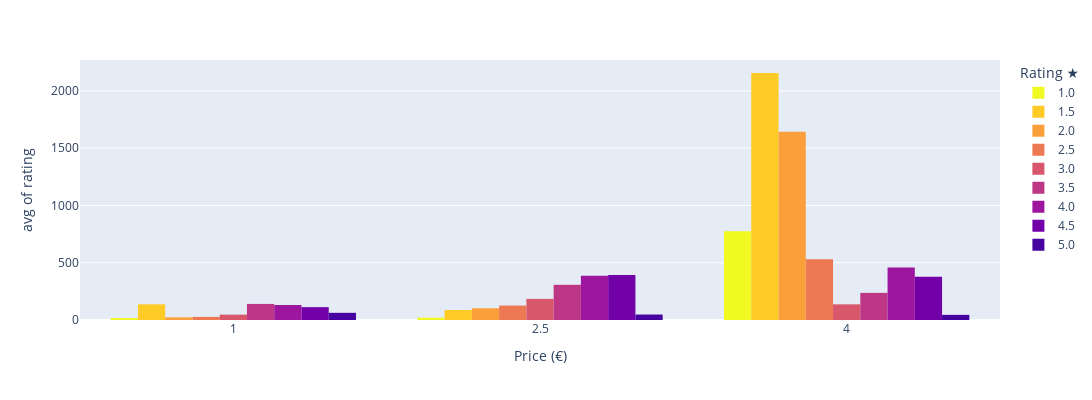

The code cell stored with this chart in its notebook:
### Code cell
ordered_ratings = df[['total_reviews','price','rating']].groupby(['price','rating']).mean().reset_index()
fig = px.histogram(
    ordered_ratings.sort_values("price", ascending=True),
    x = ordered_ratings.price,
    y = ordered_ratings.total_reviews,
    color=ordered_ratings.rating, 
    width=1200, 
    height=400,
    barmode='group',
    color_discrete_sequence = px.colors.sequential.Plasma_r,
    histfunc='avg',
    labels=dict(x="Price (&#8364;)", y="rating", color="Rating &#9733;"))
fig.update_xaxes(type='category')
fig.show()
fig.write_html("avg_rating_per_price.html")

# nei ristoranti più economici si recensisce quando si è generalmente più scontenti
# nei ristoranti di fascia media si recensisce maggiormente quando si è soddisfatti
# nei ristoranti costosi si scrive molto di più quando si è fortemente insoddisfatti

### Figure 1 — Plotly figure (JSON) as saved in the notebook; plotly's stock layout.template omitted (floating-point values rounded to 4 significant figures)
{"data": [{"alignmentgroup": "True", "bingroup": "x", "histfunc": "avg", "hovertemplate": "Rating &#9733;=1.0<br>Price (&#8364;)=%{x}<br>avg of rating=%{y}<extra></extra>", "legendgroup": "1.0", "marker": {"color": "#f0f921", "pattern": {"shape": ""}}, "name": "1.0", "offsetgroup": "1.0", "orientation": "v", "showlegend": true, "type": "histogram", "x": [1, 2.5, 4], "xaxis": "x", "y": [16.7, 19.96, 775.3], "yaxis": "y"}, {"alignmentgroup": "True", "bingroup": "x", "histfunc": "avg", "hovertemplate": "Rating &#9733;=1.5<br>Price (&#8364;)=%{x}<br>avg of rating=%{y}<extra></extra>", "legendgroup": "1.5", "marker": {"color": "#fdca26", "pattern": {"shape": ""}}, "name": "1.5", "offsetgroup": "1.5", "orientation": "v", "showlegend": true, "type": "histogram", "x": [1, 2.5, 4], "xaxis": "x", "y": [136.9, 87.2, 2156], "yaxis": "y"}, {"alignmentgroup": "True", "bingroup": "x", "histfunc": "avg", "hovertemplate": "Rating &#9733;=2.0<br>Price (&#8364;)=%{x}<br>avg of rating=%{y}<extra></extra>", "legendgroup": "2.0", "marker": {"color": "#fb9f3a", "pattern": {"shape": ""}}, "name": "2.0", "offsetgroup": "2.0", "orientation": "v", "showlegend": true, "type": "histogram", "x": [1, 2.5, 4], "xaxis": "x", "y": [23.08, 102.6, 1644], "yaxis": "y"}, {"alignmentgroup": "True", "bingroup": "x", "histfunc": "avg", "hovertemplate": "Rating &#9733;=2.5<br>Price (&#8364;)=%{x}<br>avg of rating=%{y}<extra></extra>", "legendgroup": "2.5", "marker": {"color": "#ed7953", "pattern": {"shape": ""}}, "name": "2.5", "offsetgroup": "2.5", "orientation": "v", "showlegend": true, "type": "histogram", "x": [1, 2.5, 4], "xaxis": "x", "y": [26.97, 125.9, 530.8], "yaxis": "y"}, {"alignmentgroup": "True", "bingroup": "x", "histfunc": "avg", "hovertemplate": "Rating &#9733;=3.0<br>Price (&#8364;)=%{x}<br>avg of rating=%{y}<extra></extra>", "legendgroup": "3.0", "marker": {"color": "#d8576b", "pattern": {"shape": ""}}, "name": "3.0", "offsetgroup": "3.0", "orientation": "v", "showlegend": true, "type": "histogram", "x": [1, 2.5, 4], "xaxis": "x", "y": [46.99, 184.6, 136.6], "yaxis": "y"}, {"alignmentgroup": "True", "bingroup": "x", "histfunc": "avg", "hovertemplate": "Rating &#9733;=3.5<br>Price (&#8364;)=%{x}<br>avg of rating=%{y}<extra></extra>", "legendgroup": "3.5", "marker": {"color": "#bd3786", "pattern": {"shape": ""}}, "name": "3.5", "offsetgroup": "3.5", "orientation": "v", "showlegend": true, "type": "histogram", "x": [1, 2.5, 4], "xaxis": "x", "y": [140.2, 307.2, 236.9], "yaxis": "y"}, {"alignmentgroup": "True", "bingroup": "x", "histfunc": "avg", "hovertemplate": "Rating &#9733;=4.0<br>Price (&#8364;)=%{x}<br>avg of rating=%{y}<extra></extra>", "legendgroup": "4.0", "marker": {"color": "#9c179e", "pattern": {"shape": ""}}, "name": "4.0", "offsetgroup": "4.0", "orientation": "v", "showlegend": true, "type": "histogram", "x": [1, 2.5, 4], "xaxis": "x", "y": [131.1, 385.7, 458.1], "yaxis": "y"}, {"alignmentgroup": "True", "bingroup": "x", "histfunc": "avg", "hovertemplate": "Rating &#9733;=4.5<br>Price (&#8364;)=%{x}<br>avg of rating=%{y}<extra></extra>", "legendgroup": "4.5", "marker": {"color": "#7201a8", "pattern": {"shape": ""}}, "name": "4.5", "offsetgroup": "4.5", "orientation": "v", "showlegend": true, "type": "histogram", "x": [1, 2.5, 4], "xaxis": "x", "y": [112.0, 392.8, 377.8], "yaxis": "y"}, {"alignmentgroup": "True", "bingroup": "x", "histfunc": "avg", "hovertemplate": "Rating &#9733;=5.0<br>Price (&#8364;)=%{x}<br>avg of rating=%{y}<extra></extra>", "legendgroup": "5.0", "marker": {"color": "#46039f", "pattern": {"shape": ""}}, "name": "5.0", "offsetgroup": "5.0", "orientation": "v", "showlegend": true, "type": "histogram", "x": [1, 2.5, 4], "xaxis": "x", "y": [62.7, 47.77, 44.83], "yaxis": "y"}], "layout": {"barmode": "group", "height": 400, "legend": {"title": {"text": "Rating &#9733;"}, "tracegroupgap": 0}, "margin": {"t": 60}, "width": 1200, "xaxis": {"anchor": "y", "domain": [0, 1], "title": {"text": "Price (&#8364;)"}, "type": "category"}, "yaxis": {"anchor": "x", "domain": [0, 1], "title": {"text": "avg of rating"}}}}
